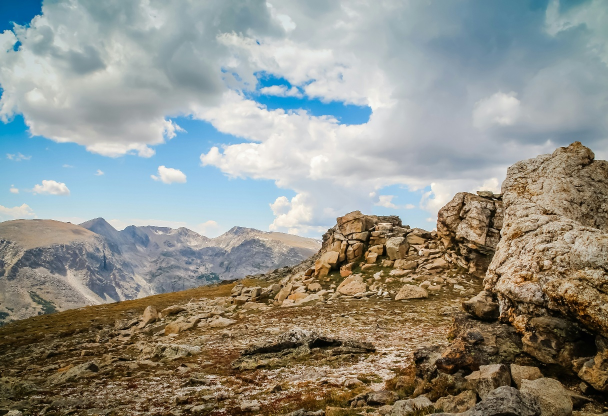
#> input picture images/originales/photo-1431315906474-0e7a186c0304.jpg, 1216 x 832 px (shown at 1/2 size)
$ jupyter execute 01_mascaras.ipynb
#> lines starting #> are read from the running program, lines starting #| are printed output that depends on the picture; after the words box and inside, x2 and y2 are one past the last pixel; in counts of white or black regions, pixels touching at a corner belong together
### src/mascaras.py
"""
Generador de máscaras para el trabajo de inpainting.

Criterios comunes a todas las funciones:
  - "forma" es el tamaño de la imagen como (alto, ancho).
  - Las posiciones se dan como (fila, columna), con el origen arriba a la izquierda.
  - Si una forma se sale de la imagen, se recorta por el borde.
  - Las funciones con azar reciben una semilla, para poder repetir las mismas
    máscaras en todos los experimentos.

Solo se usa NumPy.
"""

import numpy as np


def _comprobar_forma(forma):
    """Comprueba que la forma sea (alto, ancho) con valores positivos."""
    if len(forma) != 2 or forma[0] <= 0 or forma[1] <= 0:
        raise ValueError("forma debe ser (alto, ancho) con valores positivos")


def _centro_por_defecto(forma, centro):
    """Si no se da centro, se usa el centro de la imagen."""
    if centro is None:
        return (forma[0] // 2, forma[1] // 2)
    return centro


def mascara_cuadrada(forma, lado, centro=None):
    """
    Hueco cuadrado.

    forma:  (alto, ancho) de la imagen.
    lado:   lado del cuadrado en píxeles.
    centro: (fila, columna) del centro del cuadrado. Por defecto, el centro de la imagen.

    Si el cuadrado se sale de la imagen, se recorta.
    """
    _comprobar_forma(forma)
    if lado <= 0:
        raise ValueError("lado debe ser positivo")
    alto, ancho = forma
    fila_centro, columna_centro = _centro_por_defecto(forma, centro)

    # El cuadrado ocupa "lado" filas y "lado" columnas a partir de esta esquina.
    fila_inicio = fila_centro - lado // 2
    columna_inicio = columna_centro - lado // 2

    # Se recorta con los límites de la imagen.
    fila_desde = max(fila_inicio, 0)
    fila_hasta = min(fila_inicio + lado, alto)
    columna_desde = max(columna_inicio, 0)
    columna_hasta = min(columna_inicio + lado, ancho)

    mascara = np.zeros((alto, ancho), dtype=bool)
    mascara[fila_desde:fila_hasta, columna_desde:columna_hasta] = True
    return mascara


def mascara_circular(forma, radio, centro=None):
    """
    Hueco redondo.

    forma:  (alto, ancho) de la imagen.
    radio:  radio del círculo en píxeles.
    centro: (fila, columna) del centro. Por defecto, el centro de la imagen.

    Un píxel está en el hueco si su distancia al centro es como mucho el radio.
    """
    _comprobar_forma(forma)
    if radio <= 0:
        raise ValueError("radio debe ser positivo")
    alto, ancho = forma
    fila_centro, columna_centro = _centro_por_defecto(forma, centro)

    # filas y columnas valen, en cada píxel, su número de fila y de columna.
    filas, columnas = np.ogrid[0:alto, 0:ancho]
    distancia_al_cuadrado = (filas - fila_centro) ** 2 + (columnas - columna_centro) ** 2
    return distancia_al_cuadrado <= radio ** 2


def mascara_aranazo(forma, inicio, fin, grosor):
    """
    Arañazo: un segmento recto con un grosor.

    forma:  (alto, ancho) de la imagen.
    inicio: (fila, columna) del primer extremo.
    fin:    (fila, columna) del segundo extremo.
    grosor: ancho del arañazo en píxeles.

    Un píxel está en el hueco si su distancia al segmento es como mucho
    la mitad del grosor.
    """
    _comprobar_forma(forma)
    if grosor <= 0:
        raise ValueError("grosor debe ser positivo")
    alto, ancho = forma
    fila_a, columna_a = inicio
    fila_b, columna_b = fin

    filas, columnas = np.mgrid[0:alto, 0:ancho]

    # Vector del segmento y su longitud al cuadrado.
    vector_fila = fila_b - fila_a
    vector_columna = columna_b - columna_a
    longitud_al_cuadrado = vector_fila ** 2 + vector_columna ** 2

    if longitud_al_cuadrado == 0:
        # Si los dos extremos coinciden, el "segmento" es un punto.
        distancia_al_cuadrado = (filas - fila_a) ** 2 + (columnas - columna_a) ** 2
    else:
        # t dice dónde cae la proyección de cada píxel sobre la recta:
        # 0 es el inicio, 1 es el fin. Se limita a [0, 1] para quedarse en el segmento.
        t = ((filas - fila_a) * vector_fila + (columnas - columna_a) * vector_columna) / longitud_al_cuadrado
        t = np.clip(t, 0, 1)
        # Punto del segmento más cercano a cada píxel.
        fila_cercana = fila_a + t * vector_fila
        columna_cercana = columna_a + t * vector_columna
        distancia_al_cuadrado = (filas - fila_cercana) ** 2 + (columnas - columna_cercana) ** 2

    return distancia_al_cuadrado <= (grosor / 2) ** 2


def mascara_motas(forma, cantidad, radio, semilla):
    """
    Varias motas redondas pequeñas en posiciones al azar.

    forma:    (alto, ancho) de la imagen.
    cantidad: número de motas.
    radio:    radio de cada mota en píxeles.
    semilla:  número que fija el azar, para repetir las mismas motas.
    """
    _comprobar_forma(forma)
    if cantidad <= 0 or radio <= 0:
        raise ValueError("cantidad y radio deben ser positivos")
    alto, ancho = forma
    if alto <= 2 * radio or ancho <= 2 * radio:
        raise ValueError("la imagen es demasiado pequeña para ese radio")

    generador = np.random.default_rng(semilla)
    mascara = np.zeros((alto, ancho), dtype=bool)

    # Cada mota entera cabe dentro de la imagen (el centro queda a "radio" del borde).
    for _ in range(cantidad):
        fila_centro = generador.integers(radio, alto - radio)
        columna_centro = generador.integers(radio, ancho - radio)
        mascara = mascara | mascara_circular(forma, radio, (fila_centro, columna_centro))
    return mascara


def mascara_irregular(forma, tamano, centro=None, semilla=0):
    """
    Hueco de forma irregular: la unión de varios círculos solapados.

    forma:   (alto, ancho) de la imagen.
    tamano:  tamaño aproximado del hueco en píxeles (su anchura más o menos).
    centro:  (fila, columna) alrededor de la que se forma. Por defecto, el centro de la imagen.
    semilla: número que fija el azar, para repetir el mismo hueco.
    """
    _comprobar_forma(forma)
    if tamano <= 0:
        raise ValueError("tamano debe ser positivo")
    fila_centro, columna_centro = _centro_por_defecto(forma, centro)

    generador = np.random.default_rng(semilla)
    mascara = np.zeros(forma, dtype=bool)

    # Seis círculos cuyo centro se desplaza un poco y cuyo radio varía.
    # Al solaparse dan un contorno redondeado pero no regular.
    for _ in range(6):
        desplazamiento_fila = generador.integers(-(tamano // 4), tamano // 4 + 1)
        desplazamiento_columna = generador.integers(-(tamano // 4), tamano // 4 + 1)
        radio = generador.integers(max(tamano // 4, 1), max(tamano // 2, 2))
        centro_circulo = (fila_centro + desplazamiento_fila, columna_centro + desplazamiento_columna)
        mascara = mascara | mascara_circular(forma, radio, centro_circulo)
    return mascara


def aplicar_mascara(imagen, mascara, valor=255):
    """
    Estropea una imagen: pone un valor fijo en los píxeles del hueco.

    imagen:  imagen en gris (alto, ancho) o en color (alto, ancho, 3).
    mascara: máscara con el mismo alto y ancho que la imagen.
    valor:   valor con el que se tapa el hueco. Por defecto, 255 (blanco).

    Devuelve una copia: la imagen original no se modifica.
    """
    if imagen.shape[:2] != mascara.shape:
        raise ValueError("la imagen y la máscara deben tener el mismo alto y ancho")
    imagen_danada = imagen.copy()
    imagen_danada[mascara] = valor
    return imagen_danada


def porcentaje_hueco(mascara):
    """Porcentaje de píxeles de la imagen que son hueco."""
    return 100 * mascara.sum() / mascara.size

### notebooks/01_mascaras.ipynb
# 01. Generador de máscaras

En este trabajo partimos de fotografías **sanas** y las estropeamos nosotros con una máscara que conocemos. Así, después de restaurar, podemos comparar con la foto original y medir el error con el MSE y el PSNR. El algoritmo recibe la imagen dañada y la máscara.

Las funciones están en `src/mascaras.py`. Este cuaderno las prueba una a una y comprueba que hacen lo que deben.

Todas siguen las mismas reglas: la forma de la imagen se da como `(alto, ancho)`, las posiciones como `(fila, columna)` con el origen arriba a la izquierda, y las que usan el azar reciben una **semilla** para poder repetir exactamente las mismas máscaras.

[cell 1]
import sys
sys.path.append("../src")

import numpy as np
import cv2 as cv
import matplotlib.pyplot as plt

import mascaras as m

## 0. La imagen de prueba

Una de las 100 imágenes originales de `images/originales/` (ver `images/ORIGEN.md`). La reducimos para que el lado mayor sea de 512 píxeles.

[cell 2]
imagen = cv.imread("../images/originales/photo-1431315906474-0e7a186c0304.jpg")
#> imagen is the input picture: shape (832, 1216, 3); mean B, G, R 137.2, 145.6, 145.1
imagen = cv.cvtColor(imagen, cv.COLOR_BGR2RGB)

escala = 512 / max(imagen.shape[:2])
imagen = cv.resize(imagen, (round(imagen.shape[1] * escala), round(imagen.shape[0] * escala)), interpolation=cv.INTER_AREA)
#> imagen: shape (350, 512, 3)

forma = imagen.shape[:2]
print("Imagen de", forma[0], "filas por", forma[1], "columnas,", imagen.shape[2], "canales")
#| Imagen de 350 filas por 512 columnas, 3 canales

plt.figure(figsize=(5, 5))
plt.imshow(imagen)
plt.axis("off")
plt.show()

## 1. Hueco cuadrado: `mascara_cuadrada`

Un cuadrado de lado dado, centrado en una posición (por defecto, el centro de la imagen). Es la máscara principal de los experimentos: iremos aumentando el lado para ver a partir de qué tamaño falla cada método.

Comprobación: un cuadrado de lado `L` tiene exactamente `L × L` píxeles.

[cell 3]
lados = [4, 8, 16, 32, 64]
fila_c, columna_c = forma[0] // 2, forma[1] // 2
ventana = (slice(fila_c - 60, fila_c + 60), slice(columna_c - 60, columna_c + 60))

plt.figure(figsize=(16, 3.6))
print("lado   píxeles   esperado   % de la imagen")
for k, lado in enumerate(lados):
    mascara = m.mascara_cuadrada(forma, lado)
    danada = m.aplicar_mascara(imagen, mascara)
    assert mascara.sum() == lado * lado
    print(f"{lado:4d}   {mascara.sum():7d}   {lado * lado:8d}   {m.porcentaje_hueco(mascara):10.3f}")
    plt.subplot(1, len(lados), k + 1)
    plt.imshow(danada[ventana])
    plt.title(f"cuadrado de lado {lado}")
    plt.axis("off")
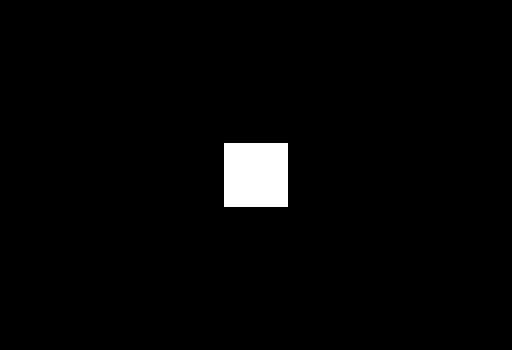
#> mascara: shape (350, 512) bool; 2.3% white; 1 white region, box (x1, y1, x2, y2) and area: (224, 143, 288, 207) 4096
plt.suptitle("Zoom de 120x120 píxeles en el centro de la imagen")
plt.show()
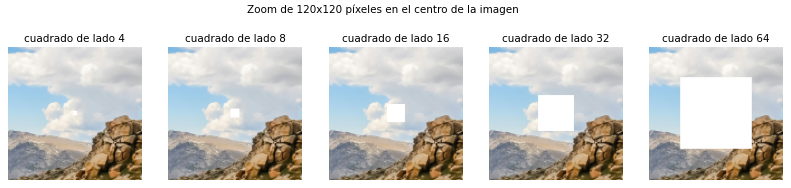
#> figure drawn by matplotlib, 5 panels

Si el cuadrado se sale de la imagen, se **recorta** por el borde. Un cuadrado de lado 7 centrado en la esquina `(0, 0)` solo conserva la parte de dentro: 4 filas por 4 columnas.

[cell 4]
en_esquina = m.mascara_cuadrada(forma, 7, (0, 0))
#> en_esquina: shape (350, 512) bool; 0.01% white; 1 white region (1 under 20 px)
print("Píxeles de un cuadrado de lado 7 en la esquina:", en_esquina.sum())
#| Píxeles de un cuadrado de lado 7 en la esquina: 16
assert en_esquina.sum() == 16

## 2. Hueco redondo: `mascara_circular`

Un píxel está en el hueco si su distancia al centro es como mucho el radio. El número de píxeles debe ser parecido al área $\pi r^2$ (no exacto, porque los píxeles son cuadrados).

[cell 5]
radios = [10, 30, 60]

plt.figure(figsize=(12, 3.6))
print("radio   píxeles   pi*r^2")
for k, radio in enumerate(radios):
    mascara = m.mascara_circular(forma, radio)
    danada = m.aplicar_mascara(imagen, mascara)
    area = np.pi * radio ** 2
    assert abs(mascara.sum() - area) / area < 0.02
    print(f"{radio:5d}   {mascara.sum():7d}   {area:8.1f}")
    plt.subplot(1, len(radios), k + 1)
    plt.imshow(danada[ventana])
    plt.title(f"círculo de radio {radio}")
    plt.axis("off")
#> this loop made 3 passes
#|    10       317      314.2
#|    30      2821     2827.4
#|    60     11289    11309.7
#> mascara: shape (350, 512) bool; 6.3% white; 1 white region, box (x1, y1, x2, y2) and area: (196, 115, 317, 236) 11289
plt.show()

## 3. Arañazo: `mascara_aranazo`

Un segmento recto con un grosor. Un píxel está en el hueco si su distancia al segmento es como mucho la mitad del grosor. Para cada píxel se calcula el punto del segmento más cercano (su proyección, limitada a los extremos) y se mide la distancia hasta él.

Comprobación: un arañazo horizontal de 300 píxeles de largo y 3 de grosor ocupa unos `300 × 3` píxeles.

[cell 6]
horizontal = m.mascara_aranazo(forma, (200, 100), (200, 400), 3)
#> in mascara_aranazo, `alto, ancho = forma`: alto = 350; ancho = 512
#> in mascara_aranazo, `filas, columnas = np.mgrid[0:alto, 0:ancho]`:
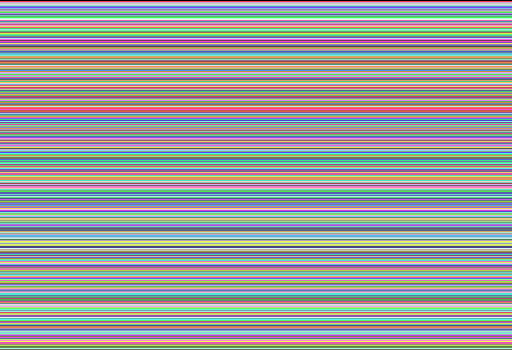
#> filas: shape (350, 512) int64; 350 distinct labels, from 0 to 349; one colour per label, 0 black
diagonal = m.mascara_aranazo(forma, (50, 50), (450, 450), 2)

esperado = 300 * 3
print("Arañazo horizontal:", horizontal.sum())
#| Arañazo horizontal: 909
assert abs(horizontal.sum() - esperado) / esperado < 0.05

plt.figure(figsize=(12, 5))
for k, (titulo, mascara) in enumerate([("horizontal, grosor 3", horizontal), ("diagonal, grosor 2", diagonal)]):
    plt.subplot(1, 2, k + 1)
    plt.imshow(m.aplicar_mascara(imagen, mascara))
    plt.title(titulo)
    plt.axis("off")
#> this loop made 2 passes
#> titulo on passes 1 to 2: 'horizontal, grosor 3', 'diagonal, grosor 2'
plt.show()

## 4. Motas: `mascara_motas`

Varias motas redondas pequeñas en posiciones al azar. Con la **misma semilla** salen siempre las mismas; con otra semilla, otras distintas.

[cell 7]
motas_a = m.mascara_motas(forma, 8, 4, semilla=1)
#> in mascara_motas, `alto, ancho = forma`: alto = 350; ancho = 512
#> the loop in mascara_motas, `for _ in range(cantidad):` made 8 passes
#> after the loop in mascara_motas, `for _ in range(cantidad):`:
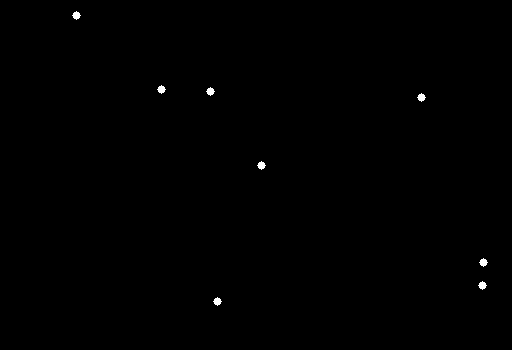
#> mascara: shape (350, 512) bool; 0.22% white; 8 white regions, largest, box (x1, y1, x2, y2) and area: (72, 11, 81, 20) 49, (157, 85, 166, 94) 49, (206, 87, 215, 96) 49
motas_b = m.mascara_motas(forma, 8, 4, semilla=1)
#> the loop in mascara_motas (call 2), `for _ in range(cantidad):` made 8 passes
motas_c = m.mascara_motas(forma, 8, 4, semilla=2)
#> call 3 of mascara_motas, with forma = (350, 512), cantidad = 8, radio = 4, semilla = 2
#> the loop in mascara_motas (call 3), `for _ in range(cantidad):` made 8 passes
#> pass 1, in mascara_circular (call 20), `distancia_al_cuadrado = (filas - fila_centro) ** 2 + (columnas - colum..`:
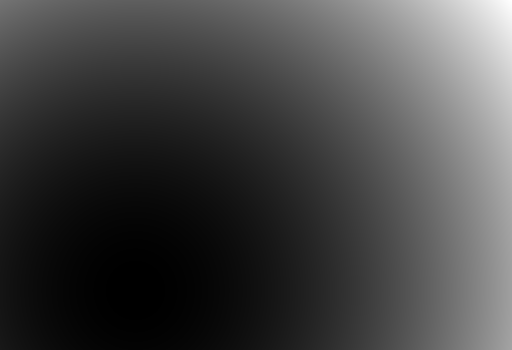
#> distancia_al_cuadrado: shape (350, 512) int64; min 0, max 225476, mean 59914; drawn with min black and max white
#> after the loop in mascara_motas (call 3), `for _ in range(cantidad):`:
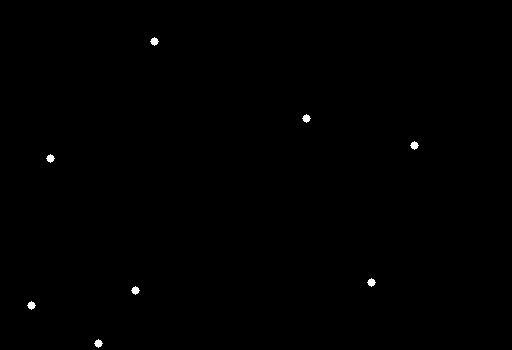
#> mascara: shape (350, 512) bool; 0.22% white; 8 white regions, largest, box (x1, y1, x2, y2) and area: (150, 37, 159, 46) 49, (302, 114, 311, 123) 49, (410, 141, 419, 150) 49

print("Misma semilla da lo mismo:", np.array_equal(motas_a, motas_b))
#| Misma semilla da lo mismo: True
print("Otra semilla da otras motas:", not np.array_equal(motas_a, motas_c))
#| Otra semilla da otras motas: True
assert np.array_equal(motas_a, motas_b)
assert not np.array_equal(motas_a, motas_c)

plt.figure(figsize=(10, 5))
for k, (titulo, mascara) in enumerate([("semilla 1", motas_a), ("semilla 2", motas_c)]):
    plt.subplot(1, 2, k + 1)
    plt.imshow(m.aplicar_mascara(imagen, mascara))
    plt.title(titulo)
    plt.axis("off")
#> this loop made 2 passes
#> titulo on passes 1 to 2: 'semilla 1', 'semilla 2'
plt.show()
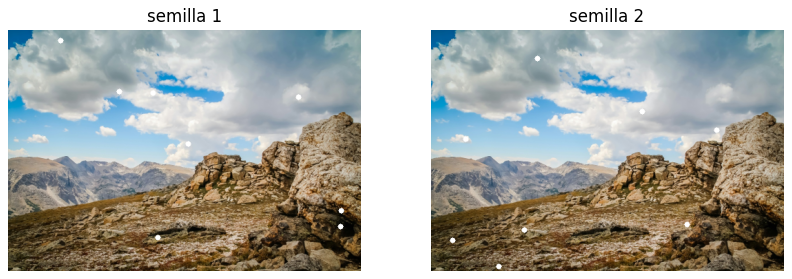
#> figure drawn by matplotlib, 2 panels

## 5. Hueco irregular: `mascara_irregular`

Un hueco con forma rara, para no depender solo de cuadrados y círculos. Se forma con seis círculos solapados de tamaño y posición al azar alrededor de un centro. También se controla con semilla.

[cell 8]
plt.figure(figsize=(15, 4.5))
for k, semilla in enumerate([1, 2, 3]):
    mascara = m.mascara_irregular(forma, 80, semilla=semilla)
    assert np.array_equal(mascara, m.mascara_irregular(forma, 80, semilla=semilla))
    plt.subplot(1, 3, k + 1)
    plt.imshow(m.aplicar_mascara(imagen, mascara)[ventana])
    plt.title(f"semilla {semilla}: {mascara.sum()} píxeles")
    plt.axis("off")
#> this loop made 3 passes
#> pass 1, in mascara_circular (call 29), `distancia_al_cuadrado = (filas - fila_centro) ** 2 + (columnas - colum..`:
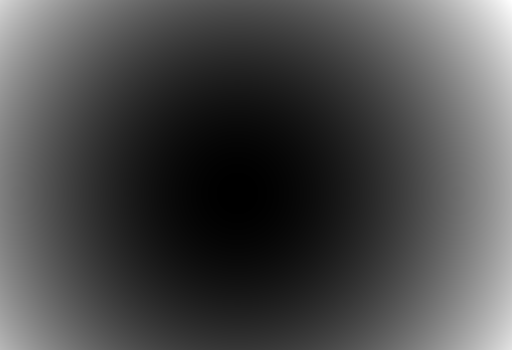
#> distancia_al_cuadrado: shape (350, 512) int64; min 0, max 112325, mean 32738; drawn with min black and max white
#> pass 1, in mascara_circular (call 30), `distancia_al_cuadrado = (filas - fila_centro) ** 2 + (columnas - colum..`:
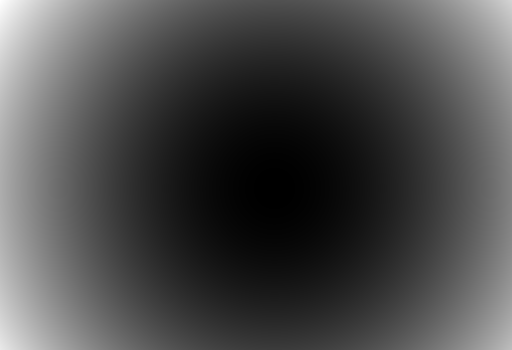
#> distancia_al_cuadrado: shape (350, 512) int64; min 0, max 110420, mean 32578; drawn with min black and max white
plt.show()
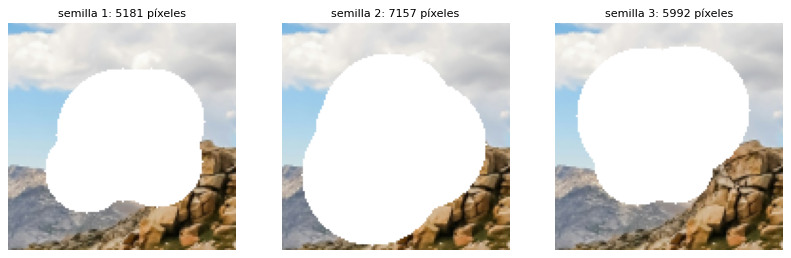
#> figure drawn by matplotlib, 3 panels

## 6. Estropear la imagen: `aplicar_mascara`

Pone un valor fijo (por defecto 255, blanco) en los píxeles del hueco y devuelve una **copia**. Comprobamos tres cosas: el hueco queda a 255, el resto no cambia y la imagen original no se modifica.

[cell 9]
mascara = m.mascara_circular(forma, 40)
danada = m.aplicar_mascara(imagen, mascara)

print("El hueco está a 255:", bool((danada[mascara] == 255).all()))
#| El hueco está a 255: True
print("Fuera del hueco no cambia:", bool((danada[~mascara] == imagen[~mascara]).all()))
#| Fuera del hueco no cambia: True
print("La imagen original no se ha modificado:", not np.array_equal(imagen, danada) and bool((imagen[mascara] != 255).any()))
#| La imagen original no se ha modificado: True
assert (danada[mascara] == 255).all()
assert (danada[~mascara] == imagen[~mascara]).all()

## 7. Las máscaras de los experimentos

Estas son las máscaras previstas para comparar los dos métodos. Se generan siempre con las mismas semillas, así que son idénticas para Juan Luis y para Alejandro.

| Tipo | Parámetros |
|---|---|
| Cuadrados crecientes | lado 4, 8, 16, 32 y 64 |
| Círculos | radio 10, 30 y 60 |
| Arañazos | horizontal de grosor 3 y diagonal de grosor 2 |
| Motas | 8 motas de radio 4, semilla 1 |
| Irregulares | tamaño 80, semillas 1, 2 y 3 |

Los valores exactos podrán ajustarse al hacer los experimentos. Qué porcentaje de la imagen cubre cada una:

[cell 10]
experimentos = {}
for lado in [4, 8, 16, 32, 64]:
    experimentos[f"cuadrado {lado}"] = m.mascara_cuadrada(forma, lado)
#> this loop made 5 passes
#> after the loop, experimentos = 5 items
for radio in [10, 30, 60]:
    experimentos[f"círculo {radio}"] = m.mascara_circular(forma, radio)
#> after the loop, experimentos = 8 items
experimentos["arañazo horizontal"] = horizontal
experimentos["arañazo diagonal"] = diagonal
experimentos["motas"] = motas_a
for semilla in [1, 2, 3]:
    experimentos[f"irregular {semilla}"] = m.mascara_irregular(forma, 80, semilla=semilla)
#> after the loop, experimentos = 14 items

print("máscara                píxeles   % de la imagen")
for nombre, mascara in experimentos.items():
    print(f"{nombre:20s}   {mascara.sum():7d}   {m.porcentaje_hueco(mascara):10.3f}")
#> this loop made 14 passes
#> nombre on passes 1 to 8: 'cuadrado 4', 'cuadrado 8', 'cuadrado 16', 'cuadrado 32', 'cuadrado 64', 'círculo 10', 'círculo 30', 'círculo 60'
#> (printed output is left out)
